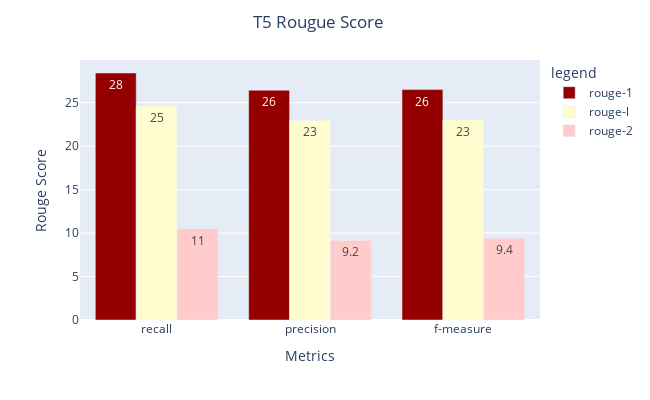

Notebook source saved alongside this figure:
### Code cell
#######################################
import plotly.express as px

# assuming T5Rouge and BartRouge are pandas dataframes
T5Rouge = T5Rouge[['rouge-1', 'rouge-l', 'rouge-2']]
BartRouge = BartRouge[['rouge-1', 'rouge-l', 'rouge-2']]

# specify the colors you want to use
colors = ['#940000', '#FFFDD0', '#FFCCCB']

fig = px.bar(T5Rouge*100, x=T5Rouge.index, y=T5Rouge.columns, 
             barmode='group', 
             text_auto='.2s',
             labels={
                     "Algo": "Algorithms",
                     "value": "Rouge Score",
                     "variable": "legend",
                     'index': "Metrics"
                 },
             color_discrete_sequence=colors)

fig.update_layout(width=650,
                  height=400,
                  title={
                  'text': "T5 Rougue Score",
                  'y':.96,
                  'x':0.49,
                  'xanchor': 'center',
                  'yanchor': 'top'})

fig.show()

### Figure 1 — Plotly figure (JSON) as saved in the notebook; plotly's stock layout.template omitted (floating-point values rounded to 4 significant figures)
{"data": [{"alignmentgroup": "True", "hovertemplate": "legend=rouge-1<br>Metrics=%{x}<br>Rouge Score=%{y}<extra></extra>", "legendgroup": "rouge-1", "marker": {"color": "#940000", "pattern": {"shape": ""}}, "name": "rouge-1", "offsetgroup": "rouge-1", "orientation": "v", "showlegend": true, "textposition": "auto", "texttemplate": "%{y:.2s}", "type": "bar", "x": ["recall", "precision", "f-measure"], "xaxis": "x", "y": [28.41, 26.43, 26.5], "yaxis": "y"}, {"alignmentgroup": "True", "hovertemplate": "legend=rouge-l<br>Metrics=%{x}<br>Rouge Score=%{y}<extra></extra>", "legendgroup": "rouge-l", "marker": {"color": "#FFFDD0", "pattern": {"shape": ""}}, "name": "rouge-l", "offsetgroup": "rouge-l", "orientation": "v", "showlegend": true, "textposition": "auto", "texttemplate": "%{y:.2s}", "type": "bar", "x": ["recall", "precision", "f-measure"], "xaxis": "x", "y": [24.6, 22.98, 23.01], "yaxis": "y"}, {"alignmentgroup": "True", "hovertemplate": "legend=rouge-2<br>Metrics=%{x}<br>Rouge Score=%{y}<extra></extra>", "legendgroup": "rouge-2", "marker": {"color": "#FFCCCB", "pattern": {"shape": ""}}, "name": "rouge-2", "offsetgroup": "rouge-2", "orientation": "v", "showlegend": true, "textposition": "auto", "texttemplate": "%{y:.2s}", "type": "bar", "x": ["recall", "precision", "f-measure"], "xaxis": "x", "y": [10.5, 9.15, 9.402], "yaxis": "y"}], "layout": {"barmode": "group", "height": 400, "legend": {"title": {"text": "legend"}, "tracegroupgap": 0}, "margin": {"t": 60}, "title": {"text": "T5 Rougue Score", "x": 0.49, "xanchor": "center", "y": 0.96, "yanchor": "top"}, "width": 650, "xaxis": {"anchor": "y", "domain": [0, 1], "title": {"text": "Metrics"}}, "yaxis": {"anchor": "x", "domain": [0, 1], "title": {"text": "Rouge Score"}}}}
